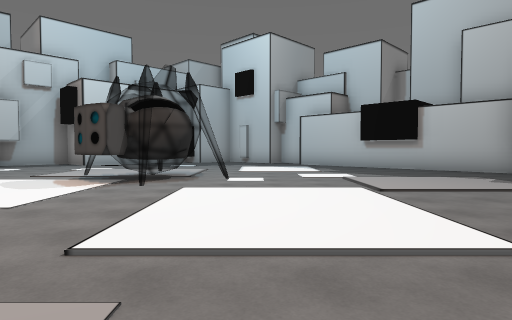
[1] (above)

17 first-person views from a walk through a 3-D level made in the Unity game engine. The camera is 1.5 m above the floor, tilts 2° down and sees 75° across. The floor is counted in squares, 2.4 m on a side. Each view is taken from the middle of a square. On the plan, view 1 faces up. The plan holds only what a view shows up to about 10 squares ahead; the rest is blank. The place goes on beyond the plan. The player character is not drawn.

[2]
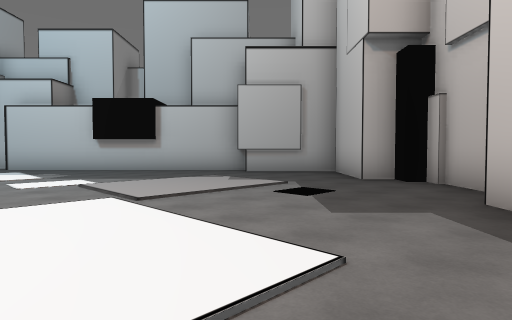

[3]
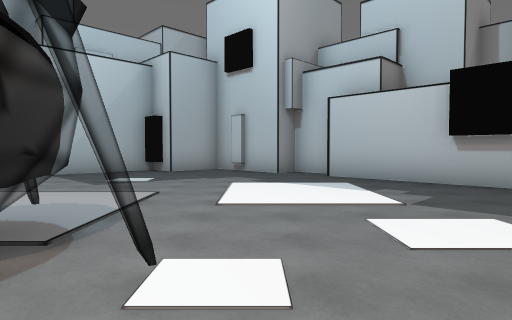

[4]
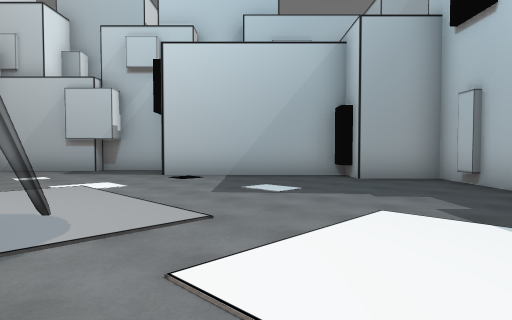

[5]
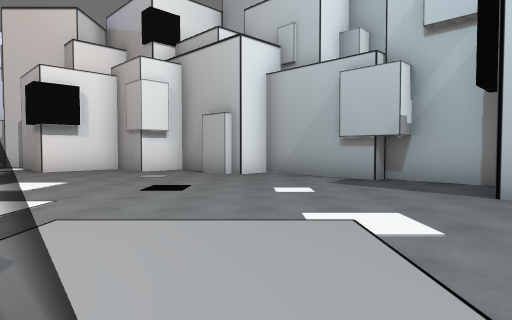

[6]
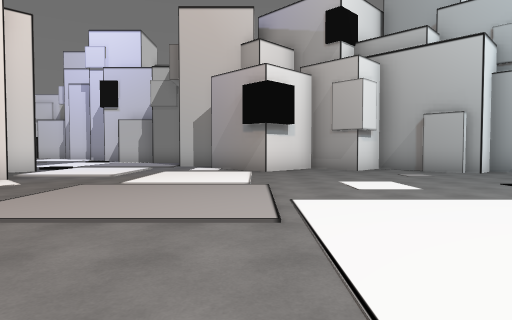

[7]
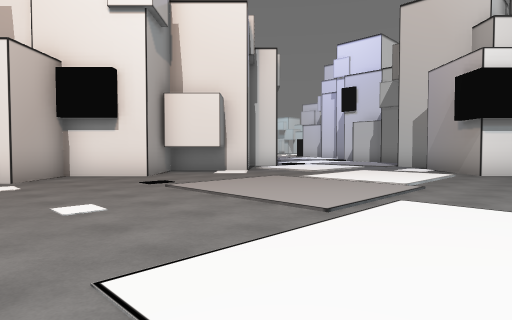

[8]
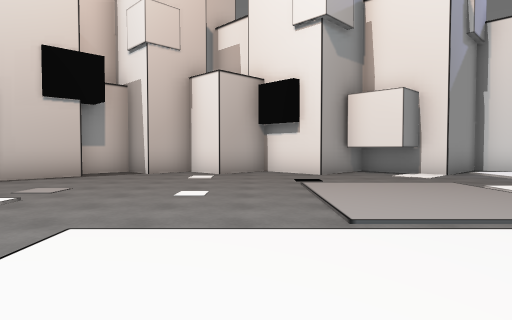

[9]
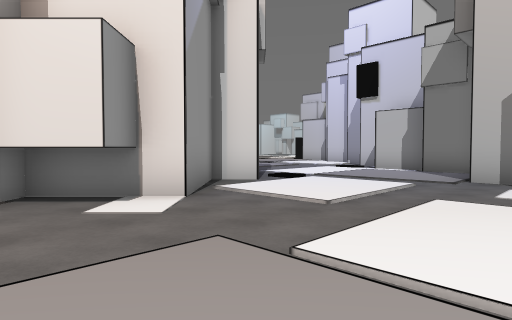

[10]
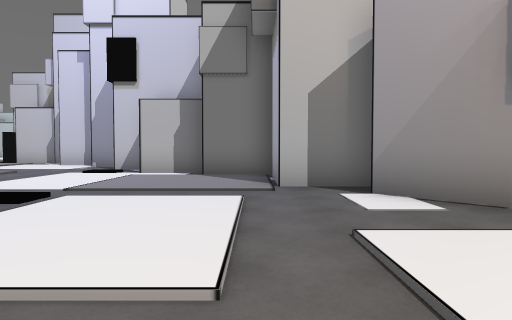

[11]
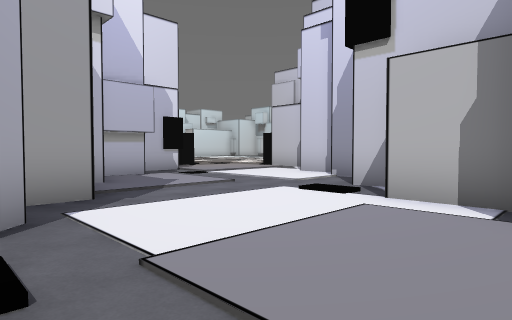

[12]
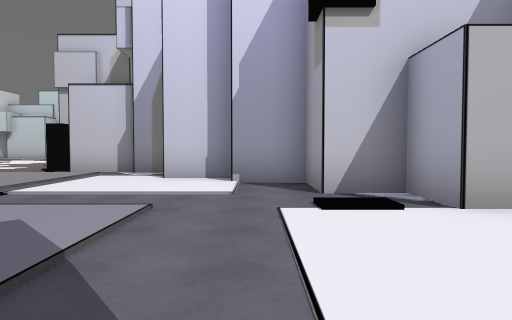

[13]
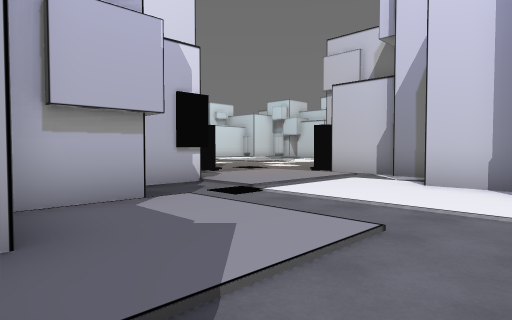

[14]
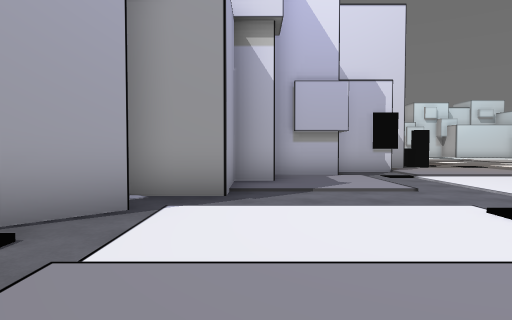

[15]
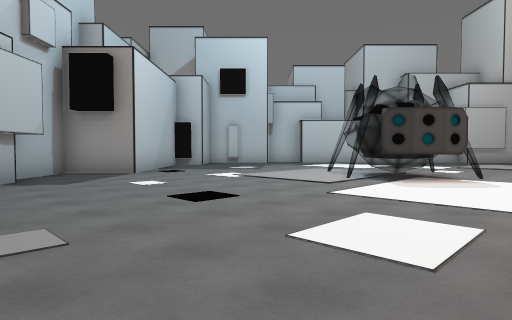

[16]
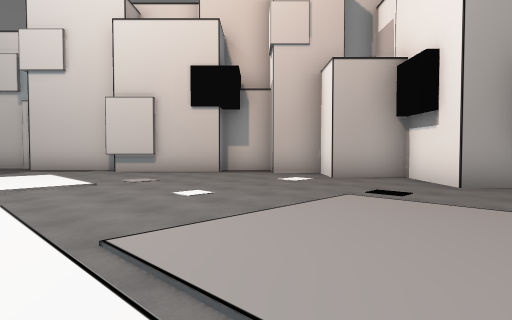

[17]
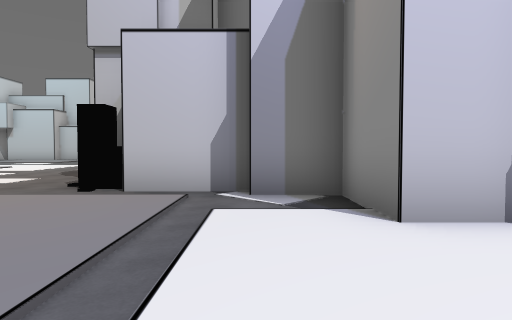

### Floor plan
Points are (right, up) in squares from view 1. A wall is a line through its corners. A room is listed if a view was taken in it or the views show most of it. See-through windows are left out.
Room 1 (views 1, 2, 3, 4, 5, 6, 7, 8, 9, 10, 11, 12, 13, 14, 15, 16, 17)
walls: (-8.1, -2.4) (-7.4, -1.7) (-6.4, -2.7); (-12, 4.4) (-10.9, 3.3) (-12.7, 1.5); (-13.5, 2) (-13.5, 0.4) (-15.7, 0.4) (-15.7, -1.2); (-11, -2.9) (-10.3, -3.6) (-8.5, -1.8) (-7, -3.4) (-5.6, -2) (-4.2, -3.3) (-3.1, -2.2) (-2.2, -3.1) (-1.3, -2.3) (-0.5, -3.1) (0.5, -2.1) (0, -1.6) (2.1, 0.5); (2.6, 0) (4.5, 1.9); (-12.7, -4.6) (-11.8, -3.7); (-16.4, -1.2) (-16.4, -2.9) (-17.6, -2.9) (-17.6, -4.1) (-19, -4.1) (-19, -5.5); (5.7, 2.1) (6.8, 3.1); (6.8, 3.7) (6.3, 4.2) (7.9, 5.9) (6.1, 7.8); (1.9, 13.6) (1.1, 14.4) (0.7, 13.9) (0.3, 14.3); (-14.4, -7.3) (-13.6, -7.3) (-13.6, -5.6) (-12.2, -5.6); (-0.6, 15.3) (-1.1, 15.8) (-2.4, 14.5) (-3.1, 15.2) (-6.2, 12.1) (-7.5, 13.3) (-9.1, 11.7) (-8.8, 11.4) (-11, 9.3) (-10.3, 8.6) (-12.1, 6.8) (-11.1, 5.8) (-12, 4.9); (6.6, 8) (1.7, 13); (-16, -8.9) (-14.4, -8.9); (-19.7, -5.5) (-19.7, -6.9) (-21.4, -6.9) (-21.4, -8.1); (-17.5, -10.3) (-16.2, -10.3); (-21.8, -8) (-21.8, -9.5)
objects: other object (-22, -10); other object (-18, -11); other object (-11, 8); other object (-3, 6) to (-1, 8); other object (0, 15)

Positions as (right, up) in squares from view 1, and headings:
1: (0, 0), facing up
2: (0, 1), facing up-right
3: (0, 5), facing up
4: (1, 8), facing up-left
5: (-2, 9), facing left
6: (-2, 3), facing left
7: (-2, 5), facing down-left
8: (-4, 6), facing down
9: (-6, 2), facing down-left
10: (-8, 0), facing left
11: (-12, -1), facing down-left
12: (-13, -5), facing left
13: (-14, -5), facing down-left
14: (-14, -1), facing down
15: (-10, 4), facing up-right
16: (-7, 4), facing down-right
17: (-17, -8), facing left
